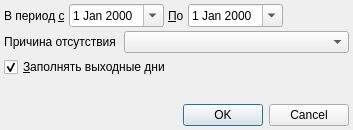
<?xml version="1.0" encoding="UTF-8"?>
<ui version="4.0">
 <class>AbsenceDialog</class>
 <widget class="QDialog" name="AbsenceDialog">
  <property name="geometry">
   <rect>
    <x>0</x>
    <y>0</y>
    <width>353</width>
    <height>130</height>
   </rect>
  </property>
  <property name="windowTitle">
   <string>Шаблон планировщика</string>
  </property>
  <layout class="QGridLayout" name="gridLayout">
   <property name="margin">
    <number>4</number>
   </property>
   <property name="spacing">
    <number>4</number>
   </property>
   <item row="0" column="0" colspan="3">
    <layout class="QHBoxLayout" name="dateRangeLayout">
     <property name="spacing">
      <number>4</number>
     </property>
     <item>
      <widget class="QLabel" name="lblBegDate">
       <property name="text">
        <string>В период &amp;с</string>
       </property>
       <property name="buddy">
        <cstring>edtBegDate</cstring>
       </property>
      </widget>
     </item>
     <item>
      <widget class="CDateEdit" name="edtBegDate">
       <property name="calendarPopup">
        <bool>true</bool>
       </property>
      </widget>
     </item>
     <item>
      <widget class="QLabel" name="lblEndDate">
       <property name="text">
        <string>&amp;По</string>
       </property>
       <property name="buddy">
        <cstring>edtEndDate</cstring>
       </property>
      </widget>
     </item>
     <item>
      <widget class="CDateEdit" name="edtEndDate">
       <property name="calendarPopup">
        <bool>true</bool>
       </property>
      </widget>
     </item>
     <item>
      <spacer name="horizontalSpacer">
       <property name="orientation">
        <enum>Qt::Horizontal</enum>
       </property>
       <property name="sizeHint" stdset="0">
        <size>
         <width>40</width>
         <height>20</height>
        </size>
       </property>
      </spacer>
     </item>
    </layout>
   </item>
   <item row="3" column="0" colspan="3">
    <widget class="QCheckBox" name="chkFillRedDays">
     <property name="text">
      <string>&amp;Заполнять выходные дни</string>
     </property>
     <property name="checked">
      <bool>true</bool>
     </property>
    </widget>
   </item>
   <item row="5" column="2">
    <widget class="QDialogButtonBox" name="buttonBox">
     <property name="orientation">
      <enum>Qt::Horizontal</enum>
     </property>
     <property name="standardButtons">
      <set>QDialogButtonBox::Cancel|QDialogButtonBox::Ok</set>
     </property>
    </widget>
   </item>
   <item row="1" column="0">
    <widget class="QLabel" name="lblReasonOfAbsence">
     <property name="text">
      <string>Причина отсутствия</string>
     </property>
     <property name="alignment">
      <set>Qt::AlignCenter</set>
     </property>
    </widget>
   </item>
   <item row="1" column="2">
    <widget class="CRBComboBox" name="cmbReasonOfAbsence">
     <property name="sizePolicy">
      <sizepolicy hsizetype="Expanding" vsizetype="Fixed">
       <horstretch>0</horstretch>
       <verstretch>0</verstretch>
      </sizepolicy>
     </property>
    </widget>
   </item>
   <item row="4" column="0">
    <spacer name="verticalSpacer">
     <property name="orientation">
      <enum>Qt::Vertical</enum>
     </property>
     <property name="sizeHint" stdset="0">
      <size>
       <width>20</width>
       <height>40</height>
      </size>
     </property>
    </spacer>
   </item>
  </layout>
 </widget>
 <customwidgets>
  <customwidget>
   <class>CRBComboBox</class>
   <extends>QComboBox</extends>
   <header>library/crbcombobox.h</header>
  </customwidget>
  <customwidget>
   <class>CDateEdit</class>
   <extends>QDateEdit</extends>
   <header>library/DateEdit.h</header>
  </customwidget>
 </customwidgets>
 <tabstops>
  <tabstop>edtBegDate</tabstop>
  <tabstop>edtEndDate</tabstop>
  <tabstop>cmbReasonOfAbsence</tabstop>
  <tabstop>chkFillRedDays</tabstop>
  <tabstop>buttonBox</tabstop>
 </tabstops>
 <resources/>
 <connections>
  <connection>
   <sender>buttonBox</sender>
   <signal>accepted()</signal>
   <receiver>AbsenceDialog</receiver>
   <slot>accept()</slot>
   <hints>
    <hint type="sourcelabel">
     <x>453</x>
     <y>584</y>
    </hint>
    <hint type="destinationlabel">
     <x>157</x>
     <y>224</y>
    </hint>
   </hints>
  </connection>
  <connection>
   <sender>buttonBox</sender>
   <signal>rejected()</signal>
   <receiver>AbsenceDialog</receiver>
   <slot>reject()</slot>
   <hints>
    <hint type="sourcelabel">
     <x>521</x>
     <y>584</y>
    </hint>
    <hint type="destinationlabel">
     <x>286</x>
     <y>224</y>
    </hint>
   </hints>
  </connection>
 </connections>
</ui>
